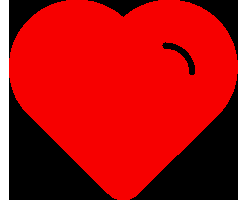
#> input picture resources/heart.png, 246 x 200 px, found by its file name
$ python cameo.py
#> lines starting #> are read from the running program, lines starting #| are printed output that depends on the picture; after the words box and inside, x2 and y2 are one past the last pixel; in counts of white or black regions, pixels touching at a corner belong together
### Cameo/managers.py
import cv2
import numpy as np
import time


class CaptureManager(object):
    '''操作视频流的控制类'''

    def __init__(self, capture, previewWindowManager = None, shouldMirrorPreview = False):
        '''
        初始化方法 \n
        capture -- VideoCapture类 \n
        previewWindowManager -- WindowManager类 \n
        shouldMirrorPreview -- 是否镜像
        '''
        self.previewWindowManager = previewWindowManager
        self.shouldMirrorPreview = shouldMirrorPreview
        self._capture = capture
        # 初始化各类成员变量
        self._channel = 0
        self._enteredFrame = False  # 是否进入帧处理
        self._frame = None
        self._imageFileName = None  # 保存截图位置
        self._videoFileName = None  # 保存视频位置
        self._videoEncoding = None  # 视频格式
        self._videoWriter = None  # 视频保存VideoWriter类
        # 估计FPS
        self._startTime = None
        self._frameElapsed = int(0)
        self._fpsEstimate = 0.0

    @property
    def channel(self):
        return self._channel

    # [5 lines left out: function channel, not called in this run]

    @property
    def frame(self):
        if self._enteredFrame and self._frame is None:
            _, self._frame = self._capture.retrieve()
        return self._frame

    @frame.setter
    def frame(self, value):
        self._frame = value

    @property
    def isWritingImg(self):
        return self._imageFileName is not None

    @property
    def isWritingVideo(self):
        return self._videoFileName is not None

    # [20 lines left out: function _writeVideo, not called in this run]

    def enterFrame(self):
        '''从摄像头中读取帧，每调用一次仅尝试获取一帧数据'''
        # 首先检测是否设置并打开了摄像头
        assert self._capture is not None, \
            'You have not correctly set and open camera!'

        # 首先检测是否退出了上一帧的处理
        assert not self._enteredFrame, \
            'You have not exited from previous frame!'

        self._enteredFrame = self._capture.grab()

    def exitFrame(self):
        '''在窗口中展示帧、保存帧至文件、清除帧数据，退出该帧操作'''
        # 获取帧数据
        if self.frame is None:
            self._enteredFrame = None
            return

        # 估算FPS
        if self._frameElapsed == 0:
            self._startTime = time.time()
        else:
            timeElapse = time.time() - self._startTime
            self._fpsEstimate = self._frameElapsed / timeElapse
        self._frameElapsed += 1

        # 窗口中展示帧
        if self.previewWindowManager is not None:
            if self.shouldMirrorPreview:
                frameToShow = np.fliplr(self._frame).copy()
            else:
                frameToShow = self._frame.copy()
            cv2.putText(frameToShow, 'FPS: {:.2f}'.format(self._fpsEstimate),
                        org=(0, 50), color=(0, 0, 0),
                        thickness=2, fontScale=1, fontFace=cv2.FONT_HERSHEY_SIMPLEX)
            self.previewWindowManager.show(frameToShow)

        # 截屏保存
        if self.isWritingImg:
            cv2.imwrite(self._imageFileName, self._frame)
            print('截屏保存至: {}'.format(self._imageFileName))
            self._imageFileName = None

        # 视频保存
        if self.isWritingVideo:
            self._writeVideo()

        # 释放帧，重置各种flag
        self._frame = None
        self._enteredFrame = False

    def snapShot(self, fileName):
        '''截屏当前帧至文件'''
        self._imageFileName = fileName

    # [12 lines left out: functions startRecording, stopRecording, not called in this run]

    def releaseCapture(self):
        if self._capture is not None:
            if self.isWritingVideo:
                self.stopRecording()
            self._capture.release()


class WindowManager(object):
    '''控制窗口展示的控制类'''
    def __init__(self, windowName, keypressCallback = None):
        '''构造函数 \n
        windowName -- 窗口名称 \n
        keypressCallback -- 按键回调函数
        '''
        self.keypressCallback = keypressCallback
        self._windowName = windowName
        self._isWindowCreated = False

    @property
    def isWindowCreated(self):
        return self._isWindowCreated

    def createWindow(self):
        '''创建该窗口'''
        cv2.namedWindow(self._windowName, cv2.WINDOW_NORMAL)
        self._isWindowCreated = True

    def show(self, frame):
        '''在该窗口中展示数据'''
        cv2.imshow(self._windowName, frame)

    def destroyWindow(self):
        '''销毁该窗口'''
        cv2.destroyWindow(self._windowName)
        self._isWindowCreated = False

    def processEvents(self):
        '''处理该窗口的按键事件'''
        keyCode = cv2.waitKey(1)
        if self.keypressCallback is not None and keyCode != -1:
            self.keypressCallback(keyCode)

### Cameo/utils.py
import numpy as np
import cv2


def copyRect(src, dst, srcRect=None, dstRect=None, mask=None, lockRatio=False):
    '''
    将源图（src）中的某个矩形区域拷贝到目标图（dst）中的某个矩形区域
    :param src: 要拷贝的源图
    :param dst: 拷贝到的目标图
    :param srcRect: 要拷贝源图中的矩形区域，格式为(x, y, w, h)，None时表示将源图全部拷贝
    :param dstRect: 拷贝到目标图中的矩形区域，格式为(x, y, w, h)，None时表示将目标图占满
    :param mask: 掩模，仅将源图区域内不为0的部分拷贝至目标图，为None时则直接覆盖
    :param lockRatio: 是否锁定源图拷贝区域的长宽比，保证长宽比时则不一定完全铺满目标图区域
    :return: 没有返回值，在目标图上直接修改
    '''

    if srcRect is not None:
        x, y, w, h = srcRect
        src = src[y:y+h, x:x+w]
    if dstRect is None:
        h, w = dst.shape[:2]
        dstRect = (0, 0, w, h)
    sh, sw = src.shape[:2]
    dx, dy, dw, dh = dstRect

    if mask is None:
        mask = np.ones((sh, sw), dtype=np.float32)

    # 锁定源图长宽比时，x、y方向缩放比例一致
    if lockRatio:
        # 取最小缩放比例，并重新计算目标区域大小
        scale = min(dw / sw, dh / sh)
        dw = int(round(sw * scale))
        dh = int(round(sh * scale))
        # 按照OpenCV官方说法，插值方法在放大时选择INTER_CUBIC，缩小时选择INTER_AREA
        if scale > 1:
            src = cv2.resize(src, None, fx=scale, fy=scale, interpolation=cv2.INTER_CUBIC)
            mask = cv2.resize(mask, None, fx=scale, fy=scale, interpolation=cv2.INTER_CUBIC)
        else:
            src = cv2.resize(src, None, fx=scale, fy=scale, interpolation=cv2.INTER_AREA)
            mask = cv2.resize(mask, None, fx=scale, fy=scale, interpolation=cv2.INTER_AREA)
    else:
        src = cv2.resize(src, (dw, dh), interpolation=cv2.INTER_LINEAR)
        mask = cv2.resize(mask, (dw, dh), interpolation=cv2.INTER_LINEAR)

    dstCp = dst[dy:dy+dh, dx:dx+dw]
    # # 将目标图中将要被覆盖的部分抠掉
    # dstCp = cv2.bitwise_and(dstCp, dstCp, mask=cv2.bitwise_not(mask))
    # # 再将源图要拷贝部分添加进来
    # dstCp = cv2.add(dstCp, src)
    # dst[dy:dh, dx:dw] = dstCp
    # 使用numpy.where实现类似操作
    # 如果是彩色图像则扩展mask为3通道，以便使用numpy.where
    if len(src.shape) == 3 and src.shape[2] == 3:
        mask = mask.repeat(3).reshape(dh, dw, 3)
    dst[dy:dy+dh, dx:dx+dw] = np.where(mask, src, dstCp)


# [18 lines left out: function createMedianMask, not called in this run]

### Cameo/filters.py
import numpy as np
import cv2


class ImgFilter(object):
    '''filter for image'''

    def __init__(self, kernel):
        self._kernel = kernel

    def apply(self, src, dst):
        '''apply the kernel on a image'''
        cv2.filter2D(src, ddepth=-1, kernel=self._kernel, dst=dst)


class SharpenImage(ImgFilter):
    '''sharpen image'''

    # [5 lines left out: function __init__, not called in this run]


class EmbossFilter(ImgFilter):
    '''Emboss image'''

    def __init__(self):
        kernel = np.array([[-2, -1, 0],
                           [-1, 1, 1],
                           [0, 1, 2]], np.float32)
        ImgFilter.__init__(self, kernel=kernel)


# [13 lines left out: function strokeEdges, not called in this run]

### Cameo/cameo.py
import cv2
import os
from Cameo.managers import CaptureManager as CapMan
from Cameo.managers import WindowManager as WinMan
import Cameo.filters as fts
import Cameo.utils as ut


class Cameo(object):
    '''Cameo项目主类'''

    def __init__(self):
        cap = cv2.VideoCapture(0, cv2.CAP_DSHOW)
        cap.set(cv2.CAP_PROP_FOCUS, 1)
        self._windowManager = WinMan('Cameo', self.onKeyPress)
        self._captureManager = CapMan(cap, self._windowManager, True)
        self.__imgFilter = fts.EmbossFilter()

    def run(self):
        '''主循环'''
        eye_xml = cv2.CascadeClassifier(r"C:\Program Files\Python37\Lib\site-packages\cv2\data\haarcascade_eye.xml")
        path = os.path.abspath('.')
        path = os.path.join(path, 'resources', 'heart.png')
        print(path)
        # hrt = cv2.imread(r"D:\PythonWorkspace\OpenCVNotebook-Python\resources\heart.png",
        #                  cv2.IMREAD_UNCHANGED)
        hrt = cv2.imread(path, cv2.IMREAD_UNCHANGED)
#> hrt is the input picture: shape (200, 246, 4); mean B, G, R, A 17.6, 17.6, 178.1, 163.7
        hh, hw = hrt.shape[:2]
#> hh = 200; hw = 246
        b, g, r, a = cv2.split(hrt)
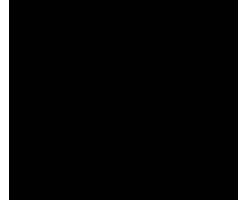
#> b: shape (200, 246); 6.9% white; 2 white regions, box (x1, y1, x2, y2) and area: (0, 0, 9, 200) 1800, (238, 0, 246, 200) 1600
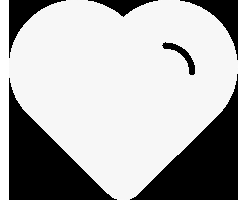
#> r: shape (200, 246); min 0, max 255, mean 178.1
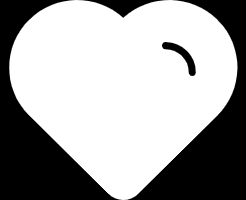
#> a: shape (200, 246); min 0, max 255, mean 163.7
        hrt = cv2.merge((b, g, r))
#> hrt: shape (200, 246, 3)
        hrt = cv2.bitwise_and(hrt, hrt, mask=a)
        b, g, r = cv2.split(hrt)
#> b: shape (200, 246); every value is 0
        # ret, mask = cv2.threshold(r, 200, 255, cv2.THRESH_BINARY)
        alphaInv = cv2.bitwise_not(r)
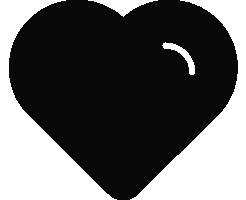
#> alphaInv: shape (200, 246); min 0, max 255, mean 94.6

        self._windowManager.createWindow()
        while self._windowManager.isWindowCreated:
            self._captureManager.enterFrame()
            frame = self._captureManager.frame

            # [9 lines of commented-out code are left out]

            gray = cv2.cvtColor(frame, cv2.COLOR_BGR2GRAY)
            eyes = eye_xml.detectMultiScale(gray, 1.3, 5)
            for eyeRect in eyes:
                ut.copyRect(hrt, frame, dstRect=eyeRect, mask=r, lockRatio=True)

            # [23 lines of commented-out code are left out]

            self._captureManager.exitFrame()
            self._windowManager.processEvents()
#> this loop made 1 pass; (key Esc is pressed on pass 1)
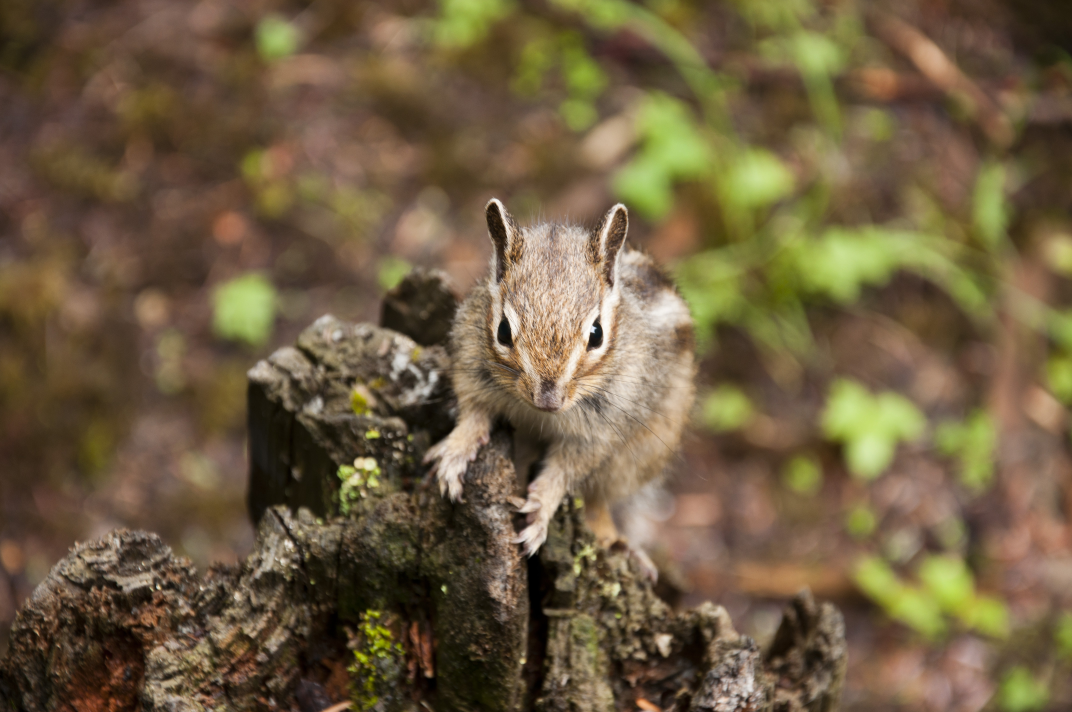
#> input picture resources/Squirrel.jpg, 4288 x 2848 px, given in place of the camera (shown at 1/4 size)
#> pass 1, in run, `gray = cv2.cvtColor(frame, cv2.COLOR_BGR2GRAY)`:
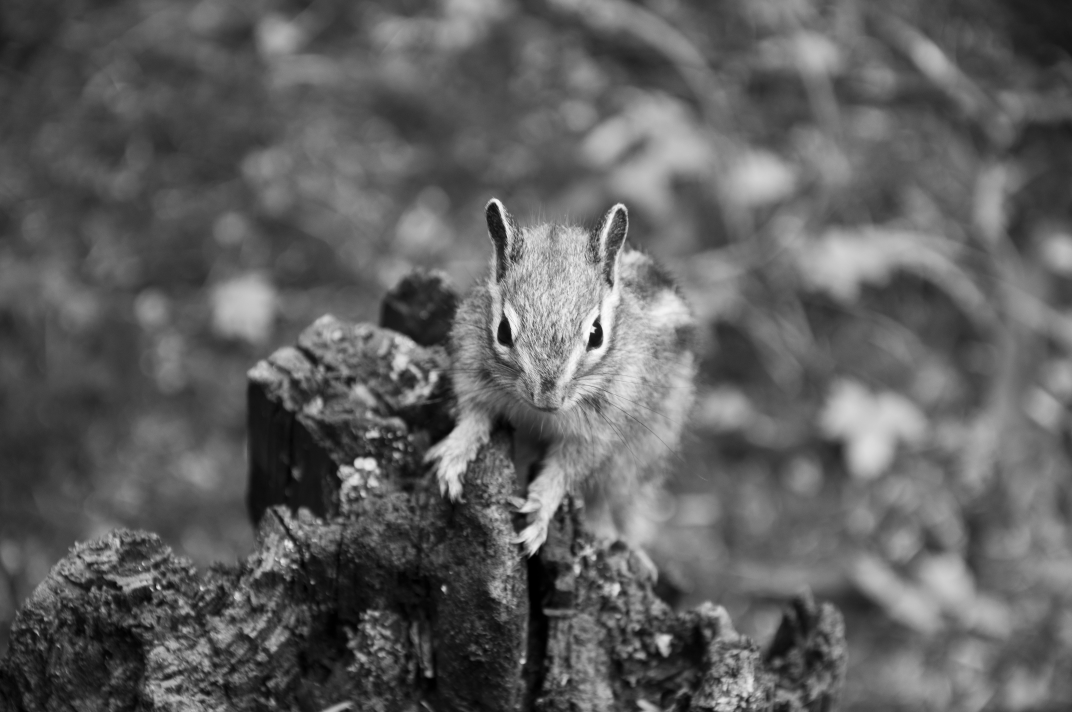
#> gray: shape (2848, 4288) (shown at 1/4 size); min 0, max 255, mean 95.9
#> pass 1, in copyRect (call 2), `dstCp = dst[dy:dy+dh, dx:dx+dw]`:
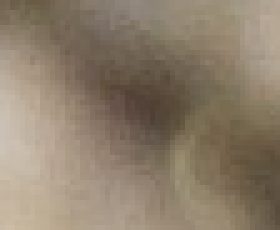
#> dstCp: shape (46, 56, 3) (shown 5 times larger); mean B, G, R 107.7, 126.6, 141.5

    def onKeyPress(self, keyCode):
        '''定义按键事件回调函数'''
        if keyCode == 32:  # 空格 -- 截屏
            self._captureManager.snapShot('snapshot.jpg')
        elif keyCode == 9:  # tab -- 开启/关闭视频保存
            if not self._captureManager.isWritingVideo:
                self._captureManager.startRecording('record.avi')
            else:
                self._captureManager.stopRecording()
        elif keyCode == 27:  # Esc -- 关闭
            self._captureManager.releaseCapture()
            self._windowManager.destroyWindow()


if __name__ == "__main__":
    Cameo().run()
